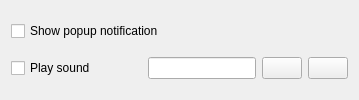
            <widget class="QWidget" name="newPersonalNotificationPage">
             <layout class="QGridLayout" name="gridLayout_9">
              <item row="1" column="0">
               <widget class="QCheckBox" name="cfg_newPersonalNotificationSound">
                <property name="text">
                 <string>Play sound</string>
                </property>
               </widget>
              </item>
              <item row="0" column="0" colspan="3">
               <widget class="QCheckBox" name="cfg_newPersonalNotificationPopup">
                <property name="text">
                 <string>Show popup notification</string>
                </property>
               </widget>
              </item>
              <item row="1" column="1">
               <spacer name="horizontalSpacer_21">
                <property name="orientation">
                 <enum>Qt::Horizontal</enum>
                </property>
                <property name="sizeType">
                 <enum>QSizePolicy::Minimum</enum>
                </property>
                <property name="sizeHint" stdset="0">
                 <size>
                  <width>40</width>
                  <height>20</height>
                 </size>
                </property>
               </spacer>
              </item>
              <item row="1" column="2">
               <layout class="QHBoxLayout" name="horizontalLayout_20">
                <item>
                 <widget class="QLineEdit" name="cfg_newPersonalNotificationSoundFile">
                  <property name="readOnly">
                   <bool>true</bool>
                  </property>
                 </widget>
                </item>
                <item>
                 <widget class="QPushButton" name="newPersonalNotificationPlayButton">
                  <property name="text">
                   <string/>
                  </property>
                  <property name="icon">
                   <iconset resource="../kueue.qrc">
                    <normaloff>:/icons/menus/play.png</normaloff>:/icons/menus/play.png</iconset>
                  </property>
                 </widget>
                </item>
                <item>
                 <widget class="QPushButton" name="newPersonalNotificationSoundButton">
                  <property name="text">
                   <string/>
                  </property>
                  <property name="icon">
                   <iconset resource="../kueue.qrc">
                    <normaloff>:/icons/menus/folder.png</normaloff>:/icons/menus/folder.png</iconset>
                  </property>
                 </widget>
                </item>
               </layout>
              </item>
             </layout>
            </widget>
